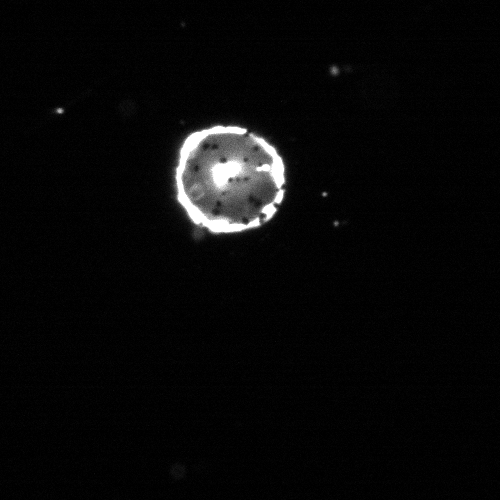
#> input picture databalance3/photo/0/2-003.tiff, 500 x 500 px
$ python classroi.py
#> lines starting #> are read from the running program, lines starting #| are printed output that depends on the picture; after the words box and inside, x2 and y2 are one past the last pixel; in counts of white or black regions, pixels touching at a corner belong together
#我是在windows环境中运行
import cv2
import numpy as np
from imutils import contours  # 排序操作，也可以不用。
class ClassRoi():
    def __init__(self,readplace,saveplace,filename):
        self.readplace=readplace
        self.saveplace=saveplace
        self.filename=filename
    # 绘图展示
    def cv_show(self,name,img):
        cv2.imshow(name, img)
        cv2.waitKey(0)
        cv2.destroyAllWindows()

    def main(self):
        # 读取一个模板图像
        img = cv2.imread(self.readplace, )
#> img is the input picture: shape (500, 500, 3); min 0, max 255, mean 8.3
        # img = cv2.imread('Basler_acA1920-40gm__23578932__20221124_161210553_701.tiff', )
        height, width, channels = img.shape
#> height = 500; width = 500; channels = 3
        print(height, width,channels)
#| 500 500 3
        # self.cv_show(name='raw',img=img)

        # 灰度图
        ref = cv2.cvtColor(img, cv2.COLOR_BGR2GRAY)
        # self.cv_show('COLOR_BGR2GRAY',ref)

        # 二值图像
        ref = cv2.threshold(ref, 10, 255, cv2.THRESH_BINARY_INV)[1]
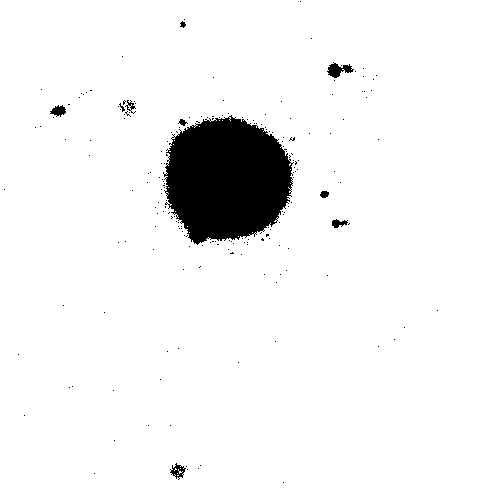
#> ref: shape (500, 500); 94.6% white; 200 black regions (191 under 20 px), largest, box (x1, y1, x2, y2) and area: (163, 115, 294, 245) 12491, (327, 62, 354, 78) 218, (170, 463, 186, 480) 123
        # self.cv_show('THRESH_BINARY_INV',ref)
        # 函数用于将ref图像进行反二值化，将阈值设置为10，当像素值小于10时，赋值为255，否则赋值为0。

        rectKernel = cv2.getStructuringElement(cv2.MORPH_RECT, (3, 3))
        gradX = cv2.morphologyEx(ref, cv2.MORPH_CLOSE, rectKernel)
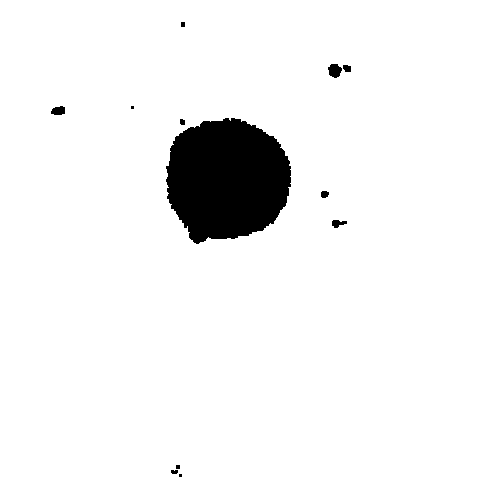
#> gradX: shape (500, 500); 94.9% white; 12 black regions (3 under 20 px)
        # self.cv_show('MORPH_CLOSE',gradX)

        refCnts, hierarchy = cv2.findContours(gradX, cv2.RETR_LIST, cv2.CHAIN_APPROX_SIMPLE)
#> refCnts = 13 contours, 2 with area under 20; largest, box (x1, y1, x2, y2) and area: (0, 0, 500, 500) 249001, (165, 117, 292, 245) 12372, (327, 63, 343, 79) 164, (50, 105, 66, 116) 120, (331, 219, 348, 229) 96
        cnts = refCnts
#> cnts has the same summary as refCnts
        cur_img = img.copy()
        cv2.drawContours(cur_img,refCnts,-1,(0,0,255),3)
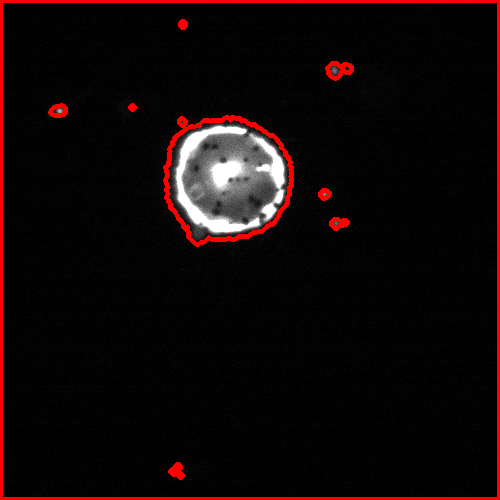
#> cur_img: shape (500, 500, 3); 3.69% of pixels changed, all inside (x1, y1, x2, y2) = (0, 0, 500, 500)
        # self.cv_show('drawContours',cur_img)

        global locs
        locs = []
        for (i, c) in enumerate(refCnts):
            # 计算矩形
            (x, y, w, h) = cv2.boundingRect(c)

            if (w > 50 and w < 490) and (h > 50 and h < 490):
                # 符合的留下来
                locs.append((x, y, w, h))
#> this loop made 13 passes
#> (x, y, w, h) on passes 1 to 12: (178, 473, 5, 5), (170, 469, 9, 6), (175, 464, 6, 6), (331, 219, 17, 10), (320, 190, 10, 9), (179, 118, 7, 8), (165, 117, 127, 128), (130, 105, 5, 5), (50, 105, 16, 11), (342, 64, 10, 9), (327, 63, 16, 16), (180, 21, 6, 7)
#> (c, x, y, w, h) on pass 13: ([[0, 0], [0, 499], [499, 499], [499, 0]], 0, 0, 500, 500)
#> after the loop, locs = [(165, 117, 127, 128)]
        # [5 lines of commented-out code are left out]
        gX, gY, gW, gH = locs[0] #后面再加一个什么,如果遇到不好切割的样本，就用try，except过滤，或者其它方法
#> gX = 165; gY = 117; gW = 127; gH = 128
        group = img[gY - 8:gY + gH + 8, gX - 8:gX + gW + 8]
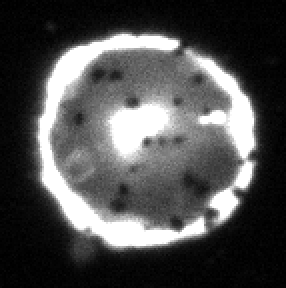
#> group: shape (144, 143, 3) (shown 2 times larger); min 0, max 255, mean 78.5
        cv2.imwrite('{}/{}'.format(self.saveplace,self.filename),group)

if __name__ == '__main__':
    x=ClassRoi(r'../databalance3/photo/0/2-003.tiff',r"./test","class.tiff").main()
    print("done")

$ run again, with databalance3/photo/0/2-006.tiff copied over databalance3/photo/0/2-003.tiff
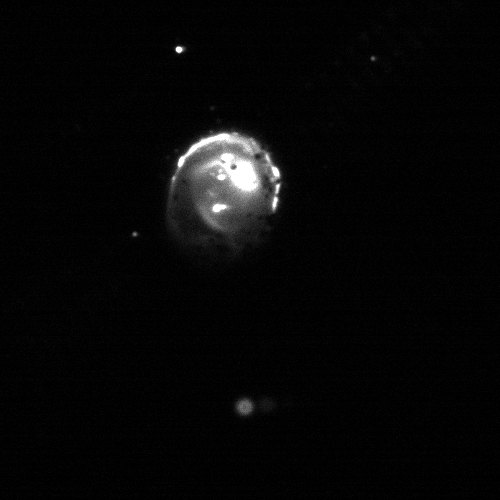
#> input picture databalance3/photo/0/2-006.tiff, 500 x 500 px
#> in main, img is the input picture: shape (500, 500, 3); min 0, max 255, mean 6.9
#| 500 500 3
#> in main, `ref = cv2.threshold(ref, 10, 255, cv2.THRESH_BINARY_INV)[1]`:
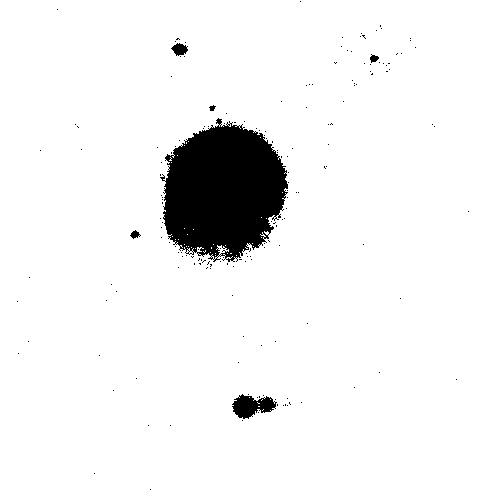
#> ref: shape (500, 500); 94.4% white; 179 black regions (173 under 20 px), largest, box (x1, y1, x2, y2) and area: (160, 118, 288, 262) 12938, (232, 394, 277, 419) 665, (171, 43, 188, 56) 141, (130, 230, 141, 239) 53, (370, 54, 379, 63) 49, (209, 105, 216, 111) 26
#> gradX: shape (500, 500); 94.7% white; 10 black regions (4 under 20 px)
#> refCnts = 18 contours, 8 with area under 20; largest, box (x1, y1, x2, y2) and area: (0, 0, 500, 500) 249001, (163, 125, 289, 258) 12570, (232, 394, 259, 419) 460, (257, 396, 277, 413) 198, (171, 43, 188, 56) 150
#> cnts has the same summary as refCnts
#> cur_img: shape (500, 500, 3); 3.87% of pixels changed, all inside (x1, y1, x2, y2) = (0, 0, 500, 500)
#> the loop in main, `for (i, c) in enumerate(refCnts):` made 18 passes
#> (x, y, w, h) on passes 1, 2, 3, 4, 6, 7, 8, 9: (257, 396, 20, 17), (232, 394, 27, 25), (200, 251, 5, 5), (193, 248, 5, 5), (213, 244, 1, 1), (187, 234, 1, 1), (130, 230, 10, 9), (193, 229, 1, 1)
#> after the loop in main, `for (i, c) in enumerate(refCnts):`: locs = [(163, 125, 126, 133)]
#> gX = 163; gY = 125; gW = 126; gH = 133
#> in main, `group = img[gY - 8:gY + gH + 8, gX - 8:gX + gW + 8]`:
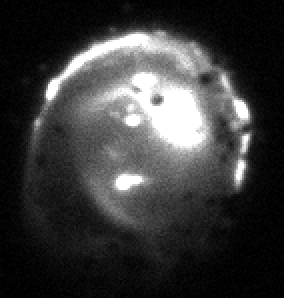
#> group: shape (149, 142, 3) (shown 2 times larger); min 0, max 255, mean 57.9

$ run again, with databalance3/photo/0/2-007.tiff copied over databalance3/photo/0/2-003.tiff
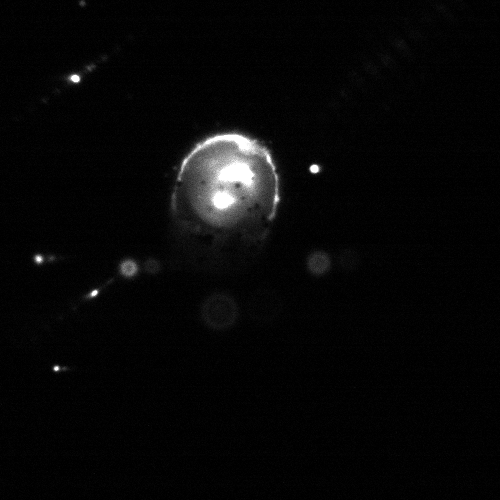
#> input picture databalance3/photo/0/2-007.tiff, 500 x 500 px
#> in main, img is the input picture: shape (500, 500, 3); min 0, max 255, mean 7.3
#| 500 500 3
#> in main, `ref = cv2.threshold(ref, 10, 255, cv2.THRESH_BINARY_INV)[1]`:
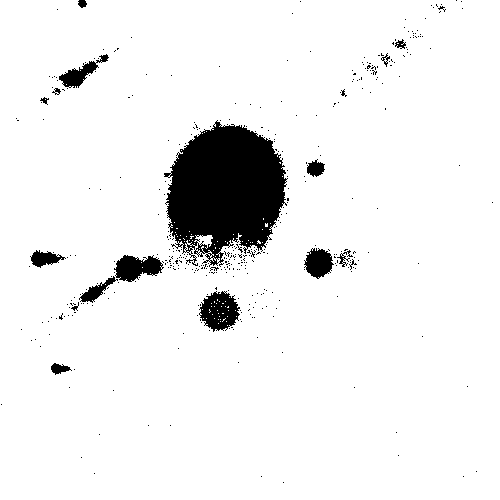
#> ref: shape (500, 500); 93.1% white; 422 black regions (404 under 20 px), largest, box (x1, y1, x2, y2) and area: (164, 120, 288, 267) 12110, (199, 291, 240, 332) 1098, (114, 255, 164, 282) 860
#> gradX: shape (500, 500); 93.9% white; 20 black regions (8 under 20 px)
#> refCnts = 53 contours, 39 with area under 20; largest, box (x1, y1, x2, y2) and area: (0, 0, 500, 500) 248948, (167, 121, 286, 255) 11610, (200, 291, 240, 331) 1103, (115, 255, 162, 283) 863, (304, 249, 333, 278) 620
#> cnts has the same summary as refCnts
#> cur_img: shape (500, 500, 3); 5.17% of pixels changed, all inside (x1, y1, x2, y2) = (0, 0, 500, 500)
#> the loop in main, `for (i, c) in enumerate(refCnts):` made 53 passes
#> (x, y, w, h) on passes 1, 2, 3, 4, 5, 6, 8, 9: (50, 363, 21, 12), (218, 323, 1, 1), (214, 318, 1, 1), (227, 316, 1, 1), (218, 316, 9, 6), (212, 314, 1, 1), (218, 313, 1, 1), (217, 310, 1, 1)
#> after the loop in main, `for (i, c) in enumerate(refCnts):`: locs = [(167, 121, 119, 134)]
#> gX = 167; gY = 121; gW = 119; gH = 134
#> in main, `group = img[gY - 8:gY + gH + 8, gX - 8:gX + gW + 8]`:
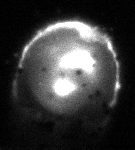
#> group: shape (150, 135, 3); min 0, max 255, mean 57.4

$ run again, with databalance3/photo/0/2-008.tiff copied over databalance3/photo/0/2-003.tiff
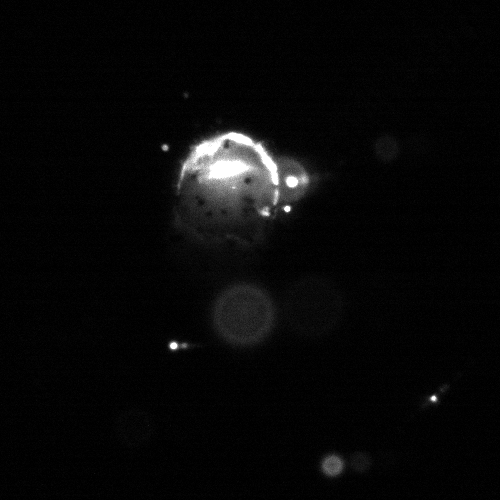
#> input picture databalance3/photo/0/2-008.tiff, 500 x 500 px
#> in main, img is the input picture: shape (500, 500, 3); min 0, max 255, mean 8.1
#| 500 500 3
#> in main, `ref = cv2.threshold(ref, 10, 255, cv2.THRESH_BINARY_INV)[1]`:
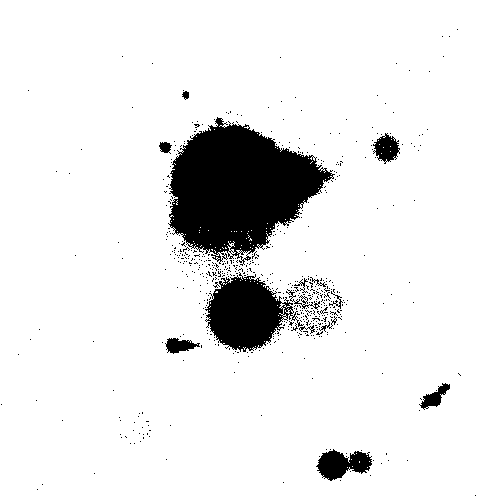
#> ref: shape (500, 500); 91% white; 577 black regions (562 under 20 px), largest, box (x1, y1, x2, y2) and area: (168, 117, 335, 266) 14420, (205, 272, 304, 352) 4392, (316, 449, 372, 481) 1079
#> gradX: shape (500, 500); 92.1% white; 12 black regions (3 under 20 px)
#> refCnts = 32 contours, 22 with area under 20; largest, box (x1, y1, x2, y2) and area: (0, 0, 500, 500) 249001, (170, 124, 332, 253) 13841, (207, 277, 284, 350) 4011, (317, 450, 372, 481) 1074, (374, 134, 399, 162) 470
#> cnts has the same summary as refCnts
#> cur_img: shape (500, 500, 3); 4.94% of pixels changed, all inside (x1, y1, x2, y2) = (0, 0, 500, 500)
#> the loop in main, `for (i, c) in enumerate(refCnts):` made 32 passes
#> (x, y, w, h) on passes 2 to 9: (317, 450, 55, 31), (420, 383, 31, 26), (165, 337, 32, 17), (322, 325, 5, 5), (285, 302, 5, 5), (207, 277, 77, 73), (250, 248, 5, 5), (215, 247, 1, 1)
#> after the loop in main, `for (i, c) in enumerate(refCnts):`: locs = [(207, 277, 77, 73), (170, 124, 162, 129)]
#> gX = 207; gY = 277; gW = 77; gH = 73
#> in main, `group = img[gY - 8:gY + gH + 8, gX - 8:gX + gW + 8]`:
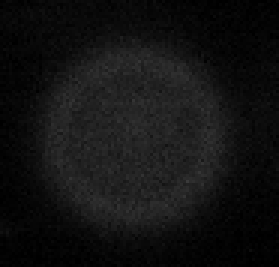
#> group: shape (89, 93, 3) (shown 3 times larger); min 0, max 58, mean 17.8
